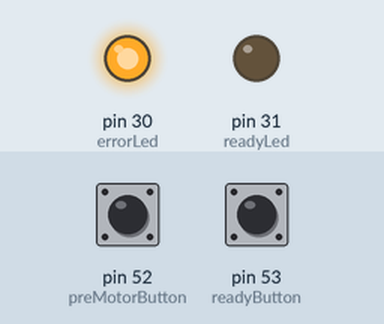
Bench run of a sketch on a simulated Arduino Mega 2560, built with avr-gcc and run on an emulated ATmega2560. On the bench: output pins drawn as LEDs (lit = HIGH). The test bench sets the inputs (shaded band); at power-on: pin 53 (readyButton) LOW, pin 52 (preMotorButton) LOW.

Above: at 1.2 s.
1.3 s: pin 53 (readyButton) pulled HIGH for 0.15 s
At 1.37 s:
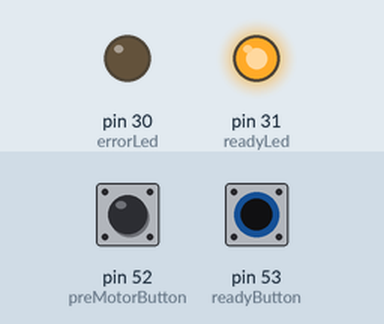
2.9 s: pin 53 (readyButton) pulled HIGH for 3.2 s
At 6.4 s:
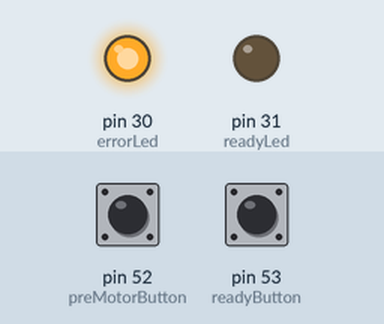
Timing chart, 0 to 7.9 s (numbered marks = the images above; inputs shaded):
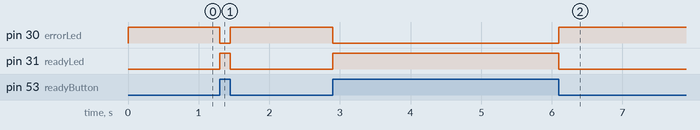

The sketch:

ball_feed_buttons.ino
```cpp
//button pins
int readyButton = 53;
int preMotorButton = 52;

//led pins
int readyLed = 31;
int errorLed = 30;

//deafult states
int readyButtonState = 0;
int preMotorButtonState = 0;

void setup() {
  pinMode(readyButton,INPUT);
  pinMode(preMotorButton,INPUT);

  pinMode(readyLed,OUTPUT);
  pinMode(errorLed,OUTPUT);

  Serial.begin(9600);
}

void loop() {
  readyButtonState = digitalRead(readyButton);
  preMotorButtonState = digitalRead(preMotorButton);

  if(readyButtonState == HIGH){
    digitalWrite(readyLed, HIGH);
    digitalWrite(errorLed, LOW);
  }else{
    digitalWrite(readyLed, LOW);
    digitalWrite(errorLed, HIGH);
  }
}
```

Measured:
- after the input at 1.3 s, pin 30 (errorLed): HIGH → LOW at once, → HIGH 0.15 s later; pin 31 (readyLed): LOW → HIGH at once, → LOW 0.15 s later
- after the input at 2.9 s, pin 30 (errorLed): HIGH → LOW at once, → HIGH 3.2 s later; pin 31 (readyLed): LOW → HIGH at once, → LOW 3.2 s later
